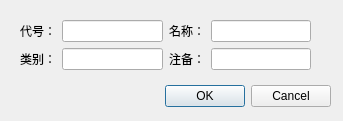
<?xml version="1.0" encoding="UTF-8"?>
<ui version="4.0">
 <class>myInsertAccount</class>
 <widget class="QDialog" name="myInsertAccount">
  <property name="geometry">
   <rect>
    <x>0</x>
    <y>0</y>
    <width>343</width>
    <height>121</height>
   </rect>
  </property>
  <property name="windowTitle">
   <string>添加账户</string>
  </property>
  <widget class="QDialogButtonBox" name="buttonBox">
   <property name="geometry">
    <rect>
     <x>160</x>
     <y>80</y>
     <width>171</width>
     <height>32</height>
    </rect>
   </property>
   <property name="orientation">
    <enum>Qt::Horizontal</enum>
   </property>
   <property name="standardButtons">
    <set>QDialogButtonBox::Cancel|QDialogButtonBox::Ok</set>
   </property>
  </widget>
  <widget class="QWidget" name="gridLayoutWidget">
   <property name="geometry">
    <rect>
     <x>20</x>
     <y>20</y>
     <width>291</width>
     <height>51</height>
    </rect>
   </property>
   <layout class="QGridLayout" name="gridLayout" columnstretch="1,1" columnminimumwidth="0,0">
    <item row="0" column="0">
     <layout class="QFormLayout" name="formLayoutL">
      <item row="0" column="0">
       <widget class="QLabel" name="labelCode">
        <property name="text">
         <string>代号：</string>
        </property>
       </widget>
      </item>
      <item row="0" column="1">
       <widget class="QLineEdit" name="lineEditCode"/>
      </item>
      <item row="1" column="0">
       <widget class="QLabel" name="labelType">
        <property name="text">
         <string>类别：</string>
        </property>
       </widget>
      </item>
      <item row="1" column="1">
       <widget class="QLineEdit" name="lineEditType"/>
      </item>
     </layout>
    </item>
    <item row="0" column="1">
     <layout class="QFormLayout" name="formLayoutR">
      <item row="0" column="0">
       <widget class="QLabel" name="labelName">
        <property name="text">
         <string>名称：</string>
        </property>
       </widget>
      </item>
      <item row="0" column="1">
       <widget class="QLineEdit" name="lineEditName"/>
      </item>
      <item row="1" column="0">
       <widget class="QLabel" name="labelNote">
        <property name="text">
         <string>注备：</string>
        </property>
       </widget>
      </item>
      <item row="1" column="1">
       <widget class="QLineEdit" name="lineEditNote"/>
      </item>
     </layout>
    </item>
   </layout>
  </widget>
 </widget>
 <resources/>
 <connections>
  <connection>
   <sender>buttonBox</sender>
   <signal>accepted()</signal>
   <receiver>myInsertAccount</receiver>
   <slot>accept()</slot>
   <hints>
    <hint type="sourcelabel">
     <x>310</x>
     <y>94</y>
    </hint>
    <hint type="destinationlabel">
     <x>157</x>
     <y>120</y>
    </hint>
   </hints>
  </connection>
  <connection>
   <sender>buttonBox</sender>
   <signal>rejected()</signal>
   <receiver>myInsertAccount</receiver>
   <slot>reject()</slot>
   <hints>
    <hint type="sourcelabel">
     <x>310</x>
     <y>100</y>
    </hint>
    <hint type="destinationlabel">
     <x>286</x>
     <y>120</y>
    </hint>
   </hints>
  </connection>
 </connections>
</ui>
